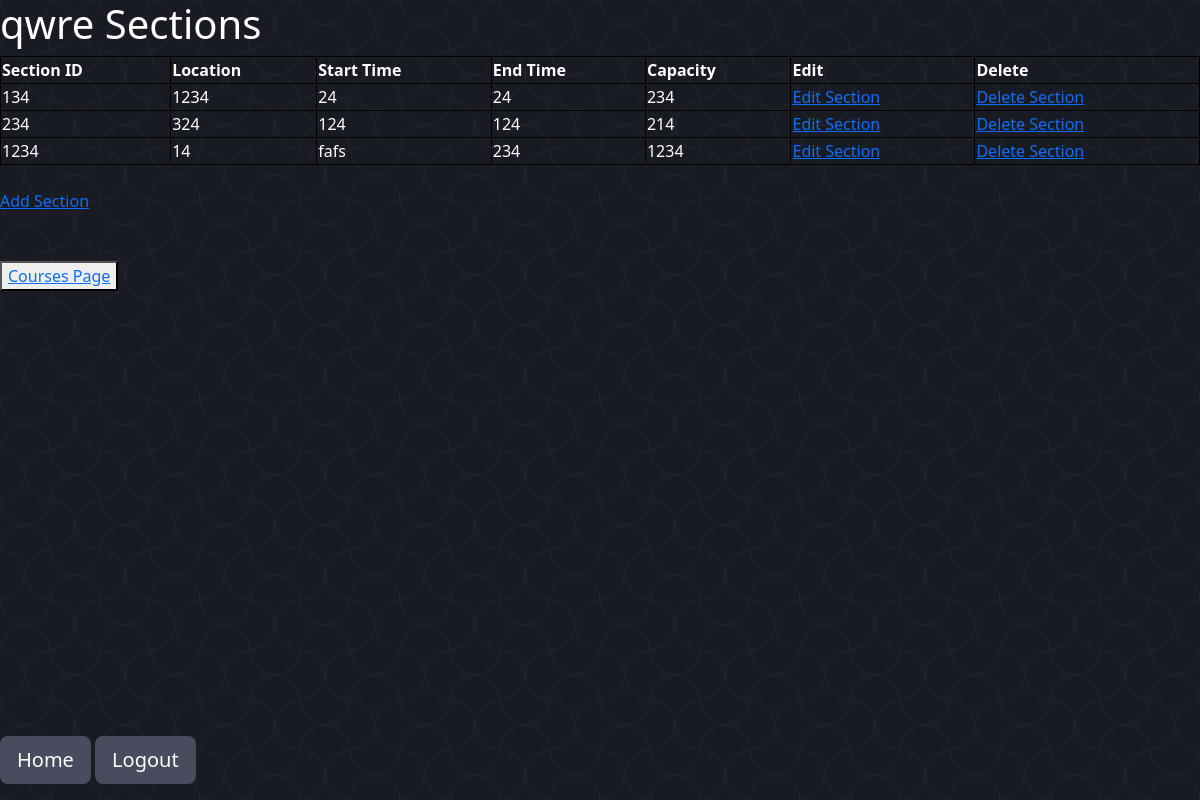
The page /sections/234/ on the database its author committed.
### Management/models.py (models this page shows, shortened)
class Section(models.Model):
    sectionID = models.IntegerField(primary_key=True)
    location = models.CharField(max_length=8)
    startTime = models.CharField(max_length=7)
    endTime = models.CharField(max_length=7)
    capacity = models.IntegerField()
    TA = models.ForeignKey(User, on_delete=models.SET_NULL, null=True)
    courseID = models.ForeignKey(Course, on_delete=models.CASCADE)
    @staticmethod
    def getSectionsFromCourse(courseID):
        return Section.objects.filter(courseID=courseID)

### Management/views.py (the view)
# urls.py: path('sections/<int:course_id>/', sections.as_view(), name='sections'),
class sections(View):
    def get(self, request, course_id):
        if 'messageS' not in request.session:
            request.session['messageS'] = ""
        msg = request.session['messageS']
        request.session['messageS'] = ''
        course = Course.getCourse(course_id)
        sectionList = Section.getSectionsFromCourse(course_id)
        context = {'course': course, 'sections': sectionList, 'message': msg}
        return render(request, 'main/Section/sections.html', context)

### Management/models.py (called while the page is built)
    @staticmethod
    def getCourse(courseID):
        return get_object_or_404(Course, pk=courseID)

### templates/main/Section/sections.html (shortened to what this page needs)
{% extends 'base.html' %}
{% block content %}
<h1>{{ course.courseName }} Sections</h1>
<table id=1 style="width:100%">
  <tr>
    <th>Section ID</th>
    <th>Location</th>
    <th>Start Time</th>
    <th>End Time</th>
    <th>Capacity</th>
    <th>Edit</th>
    <th>Delete</th>
  </tr>
  {% for section in sections %}
  <tr>
    <td>{{ section.sectionID }}</td>
    <td>{{ section.location }}</td>
    <td>{{ section.startTime }}</td>
    <td>{{ section.endTime }}</td>
    <td>{{ section.capacity }}</td>
    <td><a href="{% url 'sectionEdit' course.courseID section.sectionID %}">Edit Section</a></td>
    <td><a href="{% url 'sectionDelete' course.courseID section.sectionID %}">Delete Section</a></td>
  </tr>
  {% endfor %}
</table> <br>
<a href="{% url 'sectionAdd' course.courseID %}">Add Section</a>
 <br> <br> <button type="button"><a href="{% url 'courses' %}">Courses Page</a></button>
{% endblock content %}

### static/css/style.css (style rules this page uses)
body { background-color: #282934; color: white !important; --s: 50px; --c: #191b22; --_s: calc(2*var(--s)) calc(2*var(--s)); --_g: 35.36% 35.36% at; --_c: #0000 66%,#20222a 68% 70%,#0000 72%; background: radial-gradient(var(--_g) 100% 25%,var(--_c)) var(--s) var(--s)/var(--_s), radial-gradient(var(--_g) 0 75%,var(--_c)) var(--s) var(--s)/var(--_s), radial-gradient(var(--_g) 100% 25%,var(--_c)) 0 0/var(--_s), radial-gradient(var(--_g) 0 75%,var(--_c)) 0 0/var(--_s), repeating-conic-gradient(var(--c) 0 25%,#0000 0 50%) 0 0/var(--_s), radial-gradient(var(--_c)) 0 calc(var(--s)/2)/var(--s) var(--s) var(--c); background-attachment: fixed; }

### templates/main/Section/sections.html (style rules this page uses)
table, th, td { border:1px solid black; }

### rows shown on the page
Section: sectionID "134", location "1234", startTime "24", endTime "24", capacity "234"
Section: sectionID "234", location "324", startTime "124", endTime "124", capacity "214"
Section: sectionID "1234", location "14", startTime "fafs", endTime "234", capacity "1234"
